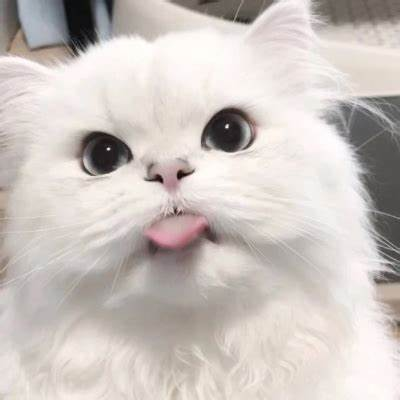
#> input picture data/video/cat.jpg, 400 x 400 px
$ jupyter execute match.ipynb
#> lines starting #> are read from the running program, lines starting #| are printed output that depends on the picture; after the words box and inside, x2 and y2 are one past the last pixel; in counts of white or black regions, pixels touching at a corner belong together
[cell 1]
import cv2
import numpy as np
def cv2_show(im):
    cv2.namedWindow('image',cv2.WINDOW_NORMAL)
    cv2.imshow('image',im)
    cv2.waitKey(0)
    cv2.destroyAllWindows()

[cell 2]
img=cv2.imread('../data/video/cat.jpg')
#> img is the input picture: shape (400, 400, 3); mean B, G, R 191.4, 195.7, 203.5

match=cv2.imread('../data/video/cat_ma.png')
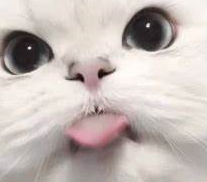
#> input picture data/video/cat_ma.png, 207 x 182 px
#> match is the input picture: shape (182, 207, 3); mean B, G, R 181.6, 185.9, 196.3
size=match.shape
#> size = (182, 207, 3)
cv2_show(img)
cv2_show(match)

[cell 3]
size
#> Out = (182, 207, 3)

[cell 4]
res=cv2.matchTemplate(img,match,cv2.TM_CCOEFF_NORMED)
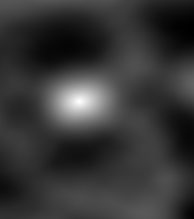
#> res: shape (219, 194) float32; min -0.295, max 1, mean -0.0153; drawn with min black and max white
min_val, max_val, min_loc, max_loc = cv2.minMaxLoc(res)
#> min_val = -0.295; max_val = 1; min_loc = (193, 30); max_loc = (79, 101)
cv2.rectangle(img,max_loc,(max_loc[0]+size[0],max_loc[1]+size[1]),(255,0,0),2)
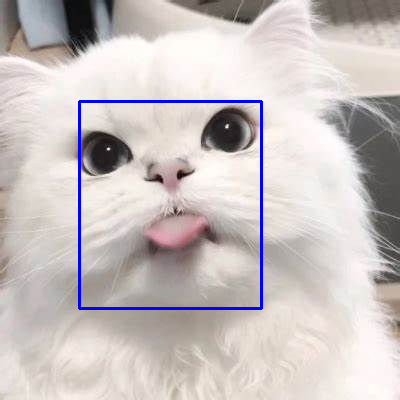
#> img: shape (400, 400, 3); 1.46% of pixels changed, all inside (x1, y1, x2, y2) = (78, 100, 263, 310)
cv2_show(img)
